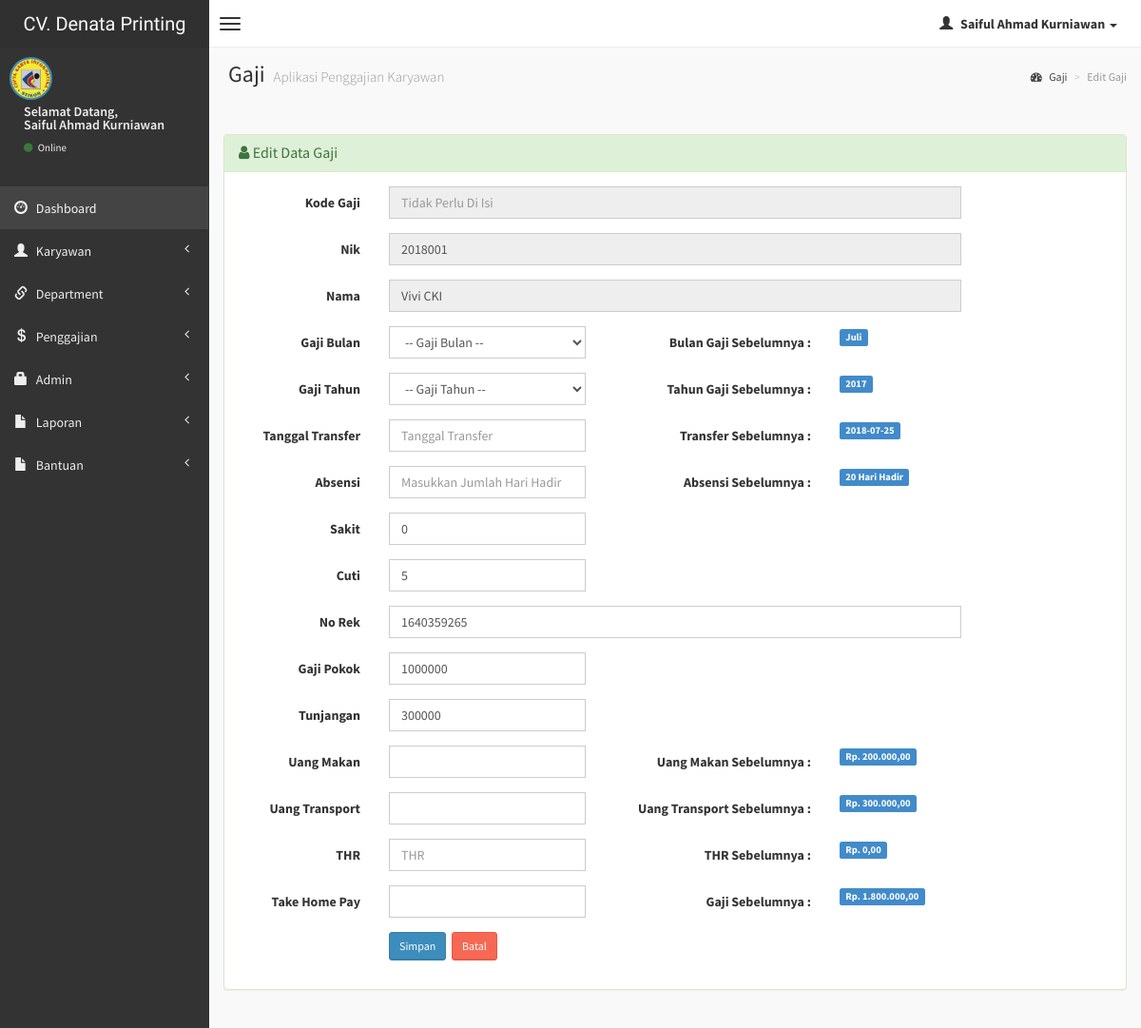
/admin/edit-gaji.php?hal=edit&kd_gaji=1 (signed in), run on the app's committed database.
### tables this page shows
CREATE TABLE `karyawan` (
  `nik` varchar(10) NOT NULL,
  `nama` varchar(50) NOT NULL,
  `alamat` varchar(150) NOT NULL,
  `no_hp` varchar(15) NOT NULL,
  `status` enum('tetap','kontrak','magang','outsource') NOT NULL
);

CREATE TABLE `gajian` (
  `kd_gaji` int(4) NOT NULL,
  `nik` varchar(10) NOT NULL,
  `gaji_bulan` varchar(10) NOT NULL,
  `gaji_tahun` varchar(10) NOT NULL,
  `tgl_transfer` date NOT NULL,
  `absensi` int(2) NOT NULL,
  `sakit` int(2) DEFAULT NULL,
  `cuti` int(2) DEFAULT NULL,
  `no_rek` varchar(25) NOT NULL,
  `gaji` int(10) NOT NULL,
  `tunjangan` int(10) NOT NULL,
  `uang_makan` int(10) NOT NULL,
  `uang_transport` int(10) NOT NULL,
  `thr` int(10) DEFAULT NULL,
  `total` int(10) NOT NULL
);

### admin/edit-gaji.php (the view, shortened to what this page needs)
<?php
if (empty($_SESSION['username'])){
	header('location:../index.php');
} else {
?>
<!DOCTYPE html>
<html>
    <head>
        <link href="../dist/css/bootstrap.css" rel="stylesheet" type="text/css" />
        <link href="//cdnjs.cloudflare.com/ajax/libs/font-awesome/4.1.0/css/font-awesome.min.css" rel="stylesheet" type="text/css" />
        <link href="//code.ionicframework.com/ionicons/1.5.2/css/ionicons.min.css" rel="stylesheet" type="text/css" />
        <link href="../css/morris/morris.css" rel="stylesheet" type="text/css" />
        <link href="../css/jvectormap/jquery-jvectormap-1.2.2.css" rel="stylesheet" type="text/css" />
        <link href="../css/datepicker/datepicker3.css" rel="stylesheet" type="text/css" />
        <link href="../css/daterangepicker/daterangepicker-bs3.css" rel="stylesheet" type="text/css" />
        <link href="../css/bootstrap-wysihtml5/bootstrap3-wysihtml5.min.css" rel="stylesheet" type="text/css" />
        <link href="../css/AdminLTE.css" rel="stylesheet" type="text/css" />
        <link rel="stylesheet" href="datatables/dataTables.bootstrap.css"/>
    </head>
    <body class="skin-black">
        <header class="header">
            <a href="index.php" class="logo">
                CV. Denata Printing
            </a>
            <nav class="navbar navbar-static-top" role="navigation">
                <a href="#" class="navbar-btn sidebar-toggle" data-toggle="offcanvas" role="button">
                    <span class="icon-bar"></span>
                    <span class="icon-bar"></span>
                    <span class="icon-bar"></span>
                </a>
                <div class="navbar-right">
                    <ul class="nav navbar-nav">
                        <li class="dropdown user user-menu">
                            <a href="#" class="dropdown-toggle" data-toggle="dropdown">
                                <i class="glyphicon glyphicon-user"></i>
                                <span><?php echo $_SESSION['fullname']; ?> <i class="caret"></i></span>
                            </a>
<?php } ?>
                        </li>
                    </ul>
                </div>
            </nav>
        </header>
        <div class="wrapper row-offcanvas row-offcanvas-left">
            <aside class="left-side sidebar-offcanvas">
                <section class="sidebar">
                    <div class="user-panel">
                        <div class="pull-left image">
                            <img src="<?php echo $_SESSION['gambar']; ?>" class="img-circle" alt="User Image" style="border: 2px solid #3C8DBC;" />
                        </div>
                        <div class="pull-left info">
                            <p>Selamat Datang,<br /><?php echo $_SESSION['fullname']; ?></p>
                            <a href="#"><i class="fa fa-circle text-success"></i> Online</a>
                        </div>
                    </div>
                    <?php include "menu.php"; ?>
                </section>
            </aside>
            <aside class="right-side">
                <section class="content-header">
                    <h1>
                        Gaji
                        <small>Aplikasi Penggajian Karyawan</small>
                    </h1>
                    <ol class="breadcrumb">
                        <li><a href="#"><i class="fa fa-dashboard"></i> Gaji</a></li>
                        <li class="active">Edit Gaji</li>
                    </ol>
                </section>
                <section class="content">
<?php
            $kd = $_GET['kd_gaji'];
			$sql = mysqli_query($koneksi, "SELECT * FROM gajian WHERE kd_gaji='$kd'");
			if(mysqli_num_rows($sql) == 0){
				header("Location: gaji.php");
			}else{
				$row = mysqli_fetch_assoc($sql);
			}
			?>
                    <br />
                    <div class="row">
                        <div class="col-lg-12">
                        <div class="panel panel-success">
                        <div class="panel-heading">
                        <h3 class="panel-title"><i class="fa fa-user"></i> Edit Data Gaji </h3>
                        </div>
                        <div class="panel-body">
                  <div class="form-panel">
                      <form class="form-horizontal style-form" action="update-gaji.php" method="post" enctype="multipart/form-data" name="transfer" id="form1">
                          <div class="form-group">
                              <label class="col-sm-2 col-sm-2 control-label">Kode Gaji</label>
                              <div class="col-sm-8">
                                  <input name="kd_gaji" type="text" id="kd_gaji" class="form-control" autocomplete="off" placeholder="Tidak Perlu Di Isi" readonly="readonly" />
                              </div>
                          </div>
                          <?php
                          $kode = $row['nik'];
                    $query1="select * from karyawan where nik='$kode'";
                    $tampil=mysqli_query($koneksi, $query1) or die(mysqli_error());
                    while($data=mysqli_fetch_array($tampil))
                    {
                    ?>
                        <div class="form-group">
                              <label class="col-sm-2 col-sm-2 control-label">Nik</label>
                              <div class="col-sm-8">
                                  <input name="nik" type="text" id="nik" value="<?php echo $data['nik']; ?>" class="form-control" autocomplete="off" readonly="readonly" />
                              </div>
                          </div>
                        <div class="form-group">
                              <label class="col-sm-2 col-sm-2 control-label">Nama</label>
                              <div class="col-sm-8">
                                  <input name="" type="text" id="" value="<?php echo $data['nama']; ?>" class="form-control" autocomplete="off" readonly="readonly" />
                              </div>
                          </div> <?php } ?>
                          <div class="form-group">
                              <label class="col-sm-2 col-sm-2 control-label">Gaji Bulan</label>
                              <div class="col-sm-3">
                            <select name="gaji_bulan" class="form-control" required>
							<option value=""> -- Gaji Bulan -- </option>
						    </select>
                              </div>
                              <label class="col-sm-3 col-sm-3 control-label">Bulan Gaji Sebelumnya : </label>
                              <div class="col-sm-3">
                              <span class="label label-primary"><?php echo $row['gaji_bulan'];?></span>
                              </div>
                          </div>
                          <div class="form-group">
                              <label class="col-sm-2 col-sm-2 control-label">Gaji Tahun</label>
                              <div class="col-sm-3">
                            <select name="gaji_tahun" class="form-control" required>
							<option value=""> -- Gaji Tahun -- </option>
						    </select>
                            </div>
                            <label class="col-sm-3 col-sm-3 control-label">Tahun Gaji Sebelumnya : </label>
                              <div class="col-sm-3">
                              <span class="label label-primary"><?php echo $row['gaji_tahun'];?></span>
                              </div>
                          </div>
                          <div class="form-group">
                              <label class="col-sm-2 col-sm-2 control-label">Tanggal Transfer</label>
                              <div class="col-sm-3">
                                  <input name="tgl_transfer" id="tgl_transfer" class="input-group date form-control" data-date="" data-date-format="yyyy-mm-dd" type="text" placeholder="Tanggal Transfer" required />
                              </div>
                              <label class="col-sm-3 col-sm-3 control-label">Transfer Sebelumnya : </label>
                              <div class="col-sm-3">
                              <span class="label label-primary"><?php echo $row['tgl_transfer'];?></span>
                              </div>
                          </div>
                          <div class="form-group">
                              <label class="col-sm-2 col-sm-2 control-label">Absensi</label>
                              <div class="col-sm-3">
                                  <input name="absensi" type="text" id="absensi" class="form-control" autocomplete="off" autofocus="on" onkeyup="hitung_gaji()" onkeydown="hitung_gaji()" onchange="hitung_gaji()" placeholder="Masukkan Jumlah Hari Hadir" required="required"/>
                              </div>
                              <label class="col-sm-3 col-sm-3 control-label">Absensi Sebelumnya : </label>
                              <div class="col-sm-3">
                              <span class="label label-primary"><?php echo $row['absensi']; ?> Hari Hadir</span>
                              </div>
                          </div>
                          <div class="form-group">
                              <label class="col-sm-2 col-sm-2 control-label">Sakit</label>
                              <div class="col-sm-3">
                                  <input name="sakit" type="text" id="sakit" class="form-control" autocomplete="off" value="<?php echo $row['sakit'];?>" required="required"/>
                              </div>
                          </div>
                          <div class="form-group">
                              <label class="col-sm-2 col-sm-2 control-label">Cuti</label>
                              <div class="col-sm-3">
                                  <input name="cuti" type="text" id="cuti" class="form-control" autocomplete="off" value="<?php echo $row['cuti'];?>" required="required"/>
                              </div>
                          </div>
                          <div class="form-group">
                              <label class="col-sm-2 col-sm-2 control-label">No Rek</label>
                              <div class="col-sm-8">
                                  <input name="no_rek" type="text" id="no_rek" class="form-control" autocomplete="off" value="<?php echo $row['no_rek'];?>" required="required"/>
                              </div>
                          </div>
                          <div class="form-group">
                              <label class="col-sm-2 col-sm-2 control-label">Gaji Pokok</label>
                              <div class="col-sm-3">
                            <input name="gaji" type="text" id="gaji" class="form-control" autocomplete="off" value="<?php echo $row['gaji'];?>" autocomplete="off" required />
                            </div>
                          </div>
                          <div class="form-group">
                              <label class="col-sm-2 col-sm-2 control-label">Tunjangan</label>
                              <div class="col-sm-3">
                            <input name="tunjangan" type="text" id="tunjangan" class="form-control" value="<?php echo $row['tunjangan'];?>" autocomplete="off" required />
                            </div>
                          </div>
                          <div class="form-group">
                              <label class="col-sm-2 col-sm-2 control-label">Uang Makan</label>
                              <div class="col-sm-3">
                            <input name="uang_makan" type="text" id="uang_makan" class="form-control" autocomplete="off" required />
                            </div>
                            <label class="col-sm-3 col-sm-3 control-label">Uang Makan Sebelumnya : </label>
                              <div class="col-sm-3">
                              <span class="label label-primary">Rp. <?php echo number_format($row['uang_makan'],2,",",".");?></span>
                              </div>
                          </div>
                          <div class="form-group">
                              <label class="col-sm-2 col-sm-2 control-label">Uang Transport</label>
                              <div class="col-sm-3">
                            <input name="uang_transport" type="text" id="uang_transport" class="form-control" autocomplete="off" required />
                            </div>
                            <label class="col-sm-3 col-sm-3 control-label">Uang Transport Sebelumnya : </label>
                              <div class="col-sm-3">
                              <span class="label label-primary">Rp. <?php echo number_format($row['uang_transport'],2,",",".");?></span>
                              </div>
                          </div>
                          <div class="form-group">
                              <label class="col-sm-2 col-sm-2 control-label">THR</label>
                              <div class="col-sm-3">
                            <input name="thr" type="text" id="thr" class="form-control" autocomplete="off" onkeyup="hitung_gaji()" onkeydown="hitung_gaji()" onchange="hitung_gaji()" placeholder="THR" required />
                            </div>
                            <label class="col-sm-3 col-sm-3 control-label">THR Sebelumnya : </label>
                              <div class="col-sm-3">
                              <span class="label label-primary">Rp. <?php echo number_format($row['thr'],2,",",".");?></span>
                              </div>
                          </div>
                          <div class="form-group">
                              <label class="col-sm-2 col-sm-2 control-label">Take Home Pay</label>
                              <div class="col-sm-3">
                            <input name="total" type="text" id="total" class="form-control" autocomplete="off" required />
                            </div>
                            <label class="col-sm-3 col-sm-3 control-label">Gaji Sebelumnya : </label>
                              <div class="col-sm-3">
                              <span class="label label-primary">Rp. <?php echo number_format($row['total'],2,",",".");?></span>
                              </div>
                          </div>
                          <div class="form-group">
                              <label class="col-sm-2 col-sm-2 control-label"></label>
                              <div class="col-sm-10">
                                  <input type="submit" value="Simpan" class="btn btn-sm btn-primary" />&nbsp;
	                              <a href="gaji.php" class="btn btn-sm btn-danger">Batal </a>
                              </div>
                          </div>
                      </form>
                  </div>
                  </div>
                  </div>
          		</div>
                    </div>
                </section>
            </aside>
        </div>
    </body>
</html>

### data on the page
karyawan: nik "2018001", nama "Vivi CKI"
gajian: gaji_bulan "Juli", gaji_tahun "2017", tgl_transfer "2018-07-25", absensi "20", sakit "0", cuti "5", no_rek "1640359265", gaji "1000000", tunjangan "300000", uang_makan "200.000,00", uang_transport "300.000,00", thr "0,00", total "1.800.000,00"

### other printed values
$_SESSION['fullname'] "Saiful Ahmad Kurniawan"
